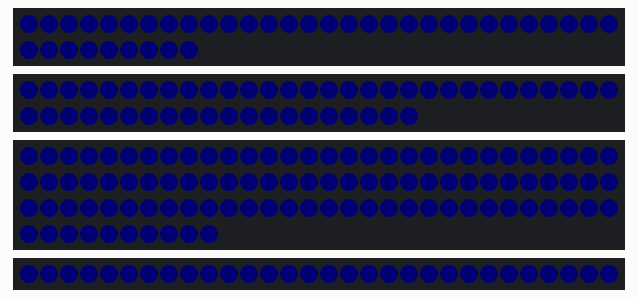
A sketch run on a simulated Arduino Uno, built with avr-gcc and run on an emulated ATmega328P. On the bench: 39 RGB LEDs in strip order, left to right, continuing on the next row, 50 RGB LEDs in strip order, left to right, continuing on the next row, 100 RGB LEDs in strip order, left to right, continuing on the next row, 30 RGB LEDs in strip order, left to right. Dim RGB values are drawn brighter than linear.

Above: at 0.02 s.
At 39.86 s:
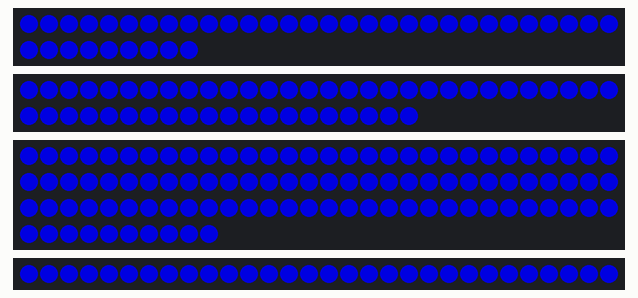

The sketch:

LED_Controller.ino
```cpp
#include <FastLED.h>

#define LED_PIN_L     3
#define LED_PIN_R     6
#define LED_PIN_M     9
#define LED_PIN_LM    13

#define NUM_LEDS_L    39
#define NUM_LEDS_R    50
#define NUM_LEDS_M    100
#define NUM_LEDS_LM   30

#define SNAKE_LENGTH  3

CRGB leds_L[NUM_LEDS_L];
CRGB leds_R[NUM_LEDS_R];
CRGB leds_M[NUM_LEDS_R];
CRGB leds_LM[NUM_LEDS_LM];


void setup() {
  // put your setup code here, to run once:
   FastLED.addLeds<WS2812, LED_PIN_L, GRB>(leds_L, NUM_LEDS_L);
   FastLED.addLeds<WS2812, LED_PIN_R, GRB>(leds_R, NUM_LEDS_R);
   FastLED.addLeds<WS2812, LED_PIN_M, GRB>(leds_M, NUM_LEDS_M);
   FastLED.addLeds<WS2812, LED_PIN_LM, GRB>(leds_LM, NUM_LEDS_LM);
}
void loop() {
  colorShift(1);
}

int colShift = 0;
bool add;
void colorShift(int spd)
{
  if(colShift <= 0)
  {
    add = true;
  }else if(colShift >= 255)
  {
    add = false;
  }
  if(add)
  {
   colShift += spd;
  }else
  {
    colShift -= spd;
  }
    CRGB newCol = CRGB(0, 0, colShift);
    setAll(newCol);
    delay(spd * 50);
}
void setAllSide(int strip, CRGB col)
{
  if(strip == 0)
  {
    for(int i = 0; i < NUM_LEDS_L; i++)
    {
      leds_L[i] = col;
    }
  }
  if(strip == 1)
  {
    for(int i = 0; i < NUM_LEDS_R; i++)
    {
      leds_R[i] = col;
    }
  }
  FastLED.show();
}
void setAll(CRGB col)
{
  for(int i = 0; i < NUM_LEDS_L; i++)
  {
    leds_L[i] = col;
  }
  for(int j = 0; j < NUM_LEDS_R; j++)
  {
    leds_R[j] = col;
  }
  for(int k = 0; k < NUM_LEDS_M; k++)
  {
    leds_M[k] = col;
  }
  for(int l = 0; l < NUM_LEDS_LM; l++)
  {
    leds_LM[l] = col;
  }
  FastLED.show();
}
void setEveryGap(int gap, CRGB col_F, CRGB col_S)
{
  for(int i = 0; i < NUM_LEDS_L; i++)
  {
    if(i % gap == 0)
    {
      leds_L[i] = col_F;
    }else
    {
      leds_L[i] = col_S;
    }
  }
  for(int i = 0; i < NUM_LEDS_R; i++)
  {
    if(i % gap == 0)
    {
      leds_R[i] = col_F;
    }else
    {
      leds_R[i] = col_S;
    }
  }
    for(int i = 0; i < NUM_LEDS_M; i++)
  {
    if(i % gap == 0)
    {
      leds_M[i] = col_F;
    }else
    {
      leds_M[i] = col_S;
    }
  }

  FastLED.show();
}

void snake(CRGB strip[], CRGB col_P, CRGB col_S)
{
  setAllSide(strip, col_P);
  FastLED.show();
  for(int i = 0; i < sizeof(strip); i++)
  {
      if(i - 1 != -1)
      {
        strip[i - 1] = col_S;
      }if(!(i + 1 > sizeof(strip)))
      {
        strip[i + 1] = col_S;
      }
      strip[i] = col_S;
      FastLED.show();
      delay(2500);
  }
}
```
